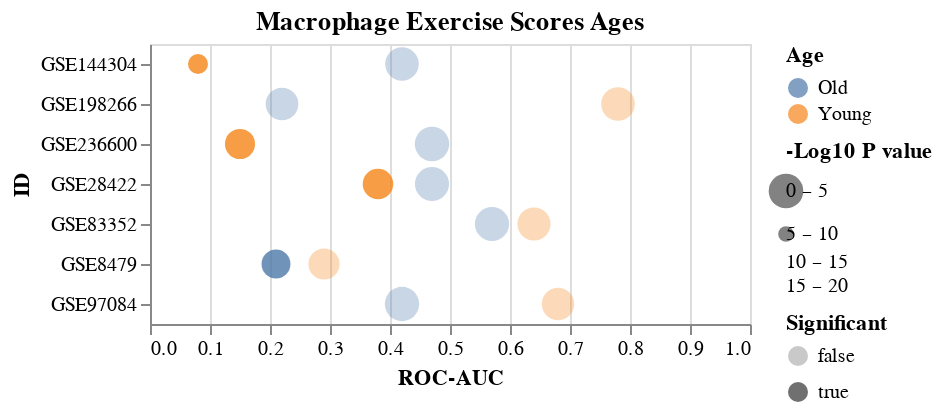

This figure's notebook cell:
### Code cell
makeFig5D()

### Figure 1 — Vega-Lite specification as saved in the notebook (floating-point values rounded to 4 significant figures)
{"config": {"view": {"continuousWidth": 300, "continuousHeight": 300}}, "data": {"name": "data-1dbb917abd1b7158f8ac89fe839a3dbd"}, "mark": {"type": "circle"}, "encoding": {"color": {"field": "Age", "type": "nominal"}, "opacity": {"field": "Significant", "type": "nominal"}, "size": {"field": "-Log10 P value", "scale": {"bins": [0, 5, 10, 15, 20], "range": [100, 300], "reverse": true}, "type": "quantitative"}, "x": {"field": "ROC-AUC", "scale": {"domain": [0, 1]}, "type": "quantitative"}, "y": {"field": "ID", "type": "nominal"}}, "title": "Macrophage Exercise Scores Ages", "$schema": "https://vega.github.io/schema/vega-lite/v5.8.0.json", "datasets": {"data-1dbb917abd1b7158f8ac89fe839a3dbd": [{"ID": "GSE144304", "ROC-AUC": 0.08, "Pval": 6.44e-05, "Age": "Young", "-Log10 P value": 4.191, "Significant": true}, {"ID": "GSE144304", "ROC-AUC": 0.42, "Pval": 0.409, "Age": "Old", "-Log10 P value": 0.3883, "Significant": false}, {"ID": "GSE198266", "ROC-AUC": 0.78, "Pval": 0.433, "Age": "Young", "-Log10 P value": 0.3635, "Significant": false}, {"ID": "GSE198266", "ROC-AUC": 0.22, "Pval": 0.208, "Age": "Old", "-Log10 P value": 0.6819, "Significant": false}, {"ID": "GSE236600", "ROC-AUC": 0.15, "Pval": 0.0283, "Age": "Young", "-Log10 P value": 1.548, "Significant": true}, {"ID": "GSE236600", "ROC-AUC": 0.47, "Pval": 0.863, "Age": "Old", "-Log10 P value": 0.06399, "Significant": false}, {"ID": "GSE28422", "ROC-AUC": 0.38, "Pval": 0.0411, "Age": "Young", "-Log10 P value": 1.386, "Significant": true}, {"ID": "GSE28422", "ROC-AUC": 0.47, "Pval": 0.648, "Age": "Old", "-Log10 P value": 0.1884, "Significant": false}, {"ID": "GSE8479", "ROC-AUC": 0.29, "Pval": 0.0647, "Age": "Young", "-Log10 P value": 1.189, "Significant": false}, {"ID": "GSE8479", "ROC-AUC": 0.21, "Pval": 0.0124, "Age": "Old", "-Log10 P value": 1.907, "Significant": true}, {"ID": "GSE97084", "ROC-AUC": 0.68, "Pval": 0.158, "Age": "Young", "-Log10 P value": 0.8013, "Significant": false}, {"ID": "GSE97084", "ROC-AUC": 0.42, "Pval": 0.783, "Age": "Old", "-Log10 P value": 0.1062, "Significant": false}, {"ID": "GSE83352", "ROC-AUC": 0.64, "Pval": 0.288, "Age": "Young", "-Log10 P value": 0.5406, "Significant": false}, {"ID": "GSE83352", "ROC-AUC": 0.57, "Pval": 0.7, "Age": "Old", "-Log10 P value": 0.1549, "Significant": false}]}}
